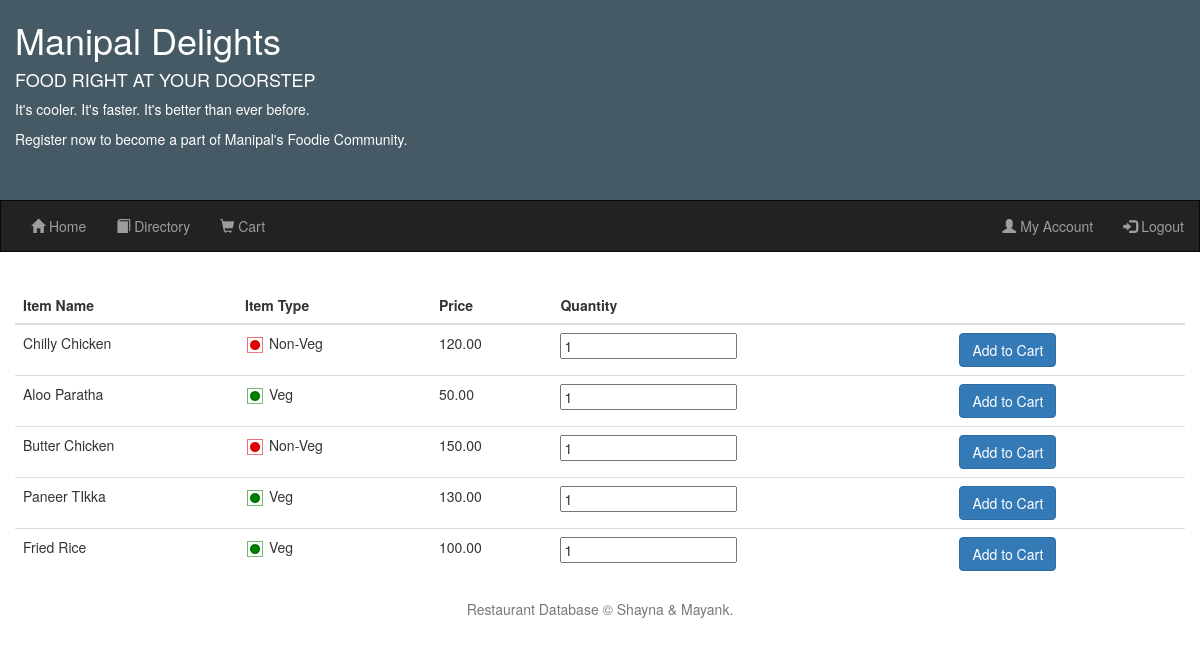
Screenshot of /delivery.php?id=1 (signed in) with the database file from the repository.
### tables this page shows
CREATE TABLE IF NOT EXISTS `product` (
  `p_id` int(11) NOT NULL AUTO_INCREMENT,
  `res_id` int(11) DEFAULT NULL,
  `name` varchar(30) DEFAULT NULL,
  `type` enum('Veg','Non-Veg') DEFAULT NULL,
  `price` decimal(10,2) DEFAULT NULL,
  PRIMARY KEY (`p_id`),
  KEY `r_id` (`res_id`)
);

### delivery.php (the view, shortened to what this page needs)
<!DOCTYPE html>
<html>
<head lang="en">
    <link rel="stylesheet" href="css/bootstrap.min.css">
    <link rel="stylesheet" href="css/waterstyle.css">
</head>
<body>
        <div class="container-fluid" style="background-color:#455a64;color:#fff;height:200px;">
            <h1>Manipal Delights</h1>
            <h4>FOOD RIGHT AT YOUR DOORSTEP</h4>
            <p>It's cooler. It's faster. It's better than ever before.</p>
            <p>Register now to become a part of Manipal's Foodie Community.</p>
        </div>
        <nav class="navbar navbar-inverse" id="topnav">
            <div class="container-fluid">
                <ul class="nav navbar-nav">
                    <li><a href="home.php"><span class="glyphicon glyphicon-home"></span> Home</a></li>
                    <li><a href="directory.php"><span class="glyphicon glyphicon-book"></span> Directory</a></li>
                    <?php
                        if(isset($_SESSION['login_user'])) {
                          echo "<li><a href=\"cart.php\"><span class=\"glyphicon glyphicon-shopping-cart\"></span> Cart</a></li>";
                        }
                    ?>
                </ul>
                <ul class="nav navbar-nav navbar-right">
        <?php
            if(isset($_SESSION['login_user'])) {
              echo "<li><a href=\"user.php\"><span class=\"glyphicon glyphicon-user\"></span> My Account</a></li>";
              echo "<li><a href=\"php/logoutHandler.php\"><span class=\"glyphicon glyphicon-log-in\"></span> Logout</a></li>";
            }
            else {
              header("Location:./login.php");
            }
        ?>
                </ul>
            </div>
        </nav>
               <div class="container-fluid">
                   <?php
                          $con = mysqli_connect("localhost", "root", "dbproject", "db_proj");
                           $id = mysqli_real_escape_string($con, $_REQUEST['id']);
                           $sql = "select * from product where res_id = $id";
                           $r_query = mysqli_query($con, $sql);
                           echo '
                           <table class="table">
                           <thead>
                             <tr>
                               <th>Item Name</th>
                               <th>Item Type</th>
                               <th>Price</th>
                               <th>Quantity</th>
                               <th></th>
                             </tr>
                           </thead>
                           <tbody>
                           ';
                           while($row = mysqli_fetch_array($r_query, MYSQLI_ASSOC)) {
                             echo '
                             <tr>
                              <form action="php/itemHandler.php" role="form" method="POST">
                                 <div class="form-group">
                                 <input type=hidden name=p_id value=' . $row['p_id'] . '>
                                 <input type=hidden name=res_id value=' . $_REQUEST['id']. '>
                                 <td>' . $row['name'] . '</td>
                                 <td><img src="assets/' . $row['type'] . '.png"/> ' . $row['type'] . '</td>
                                 <td>' . $row['price'] . '</td>
                                 <td><input type="number" name="qty" value="1" required></td>
                                 <td><button class="btn btn-primary" type="submit" name="submit" value="add">Add to Cart</button></td>
                                 </div>
                              </form>
                            </tr>
                             ';
                           }
                           echo '
                                 </tbody>
                                 </table>
                           ';
                    ?>
        <footer class="container-fluid text-center footer">
            <p class="text-muted">Restaurant Database &#169; Shayna &#38; Mayank.</p>
        </footer>
        </body>
    </html>

### css/waterstyle.css (style rules this page uses)
#topnav { border-radius: 0px !important; }

### rows the page displays
product: name "Chilly Chicken", type (picture), type "Non-Veg", price "120.00"
product: name "Aloo Paratha", type "Veg", price "50.00"
product: name "Butter Chicken", type (picture), type "Non-Veg", price "150.00"
product: name "Paneer TIkka", type "Veg", price "130.00"
product: name "Fried Rice", type "Veg", price "100.00"
